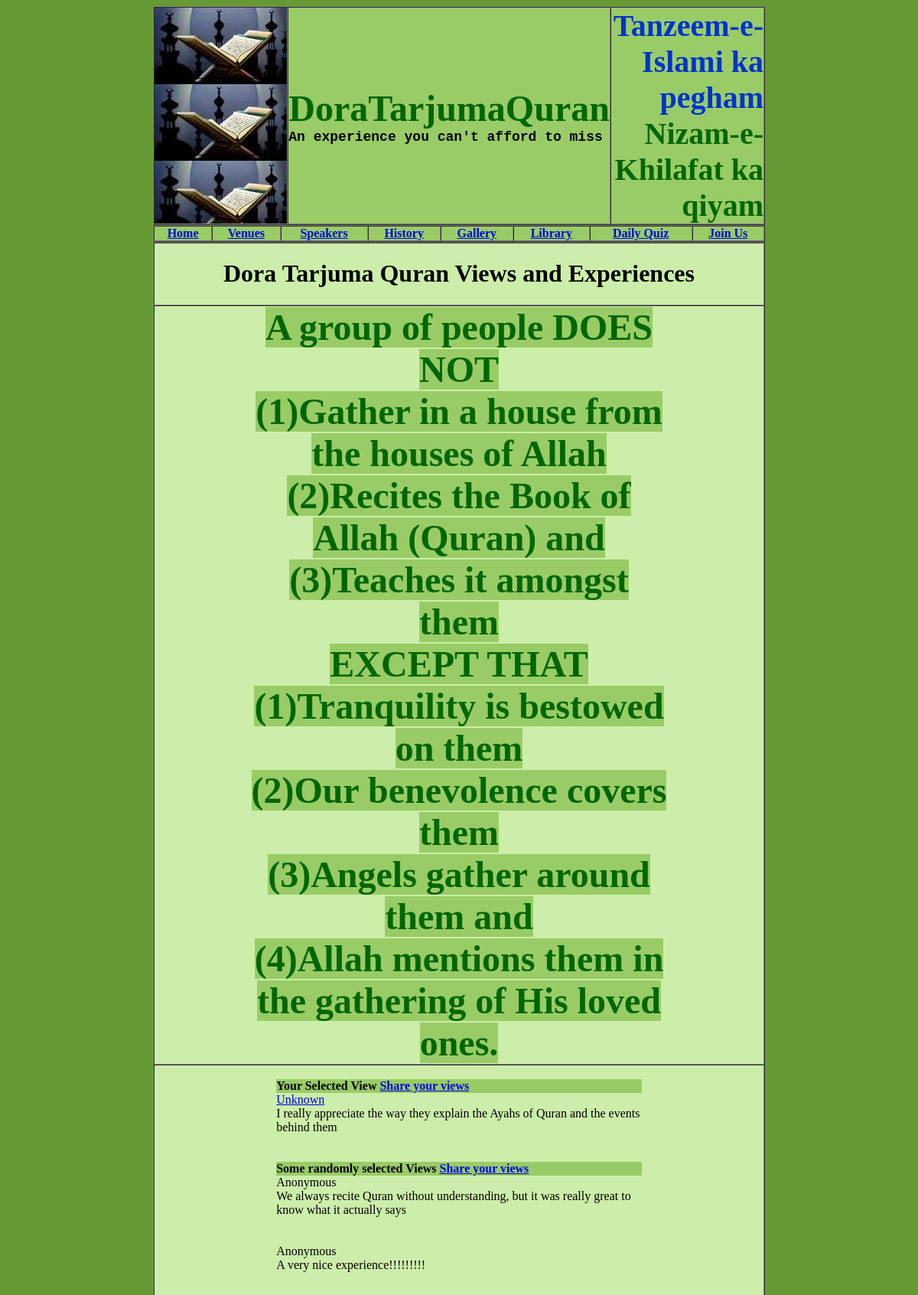
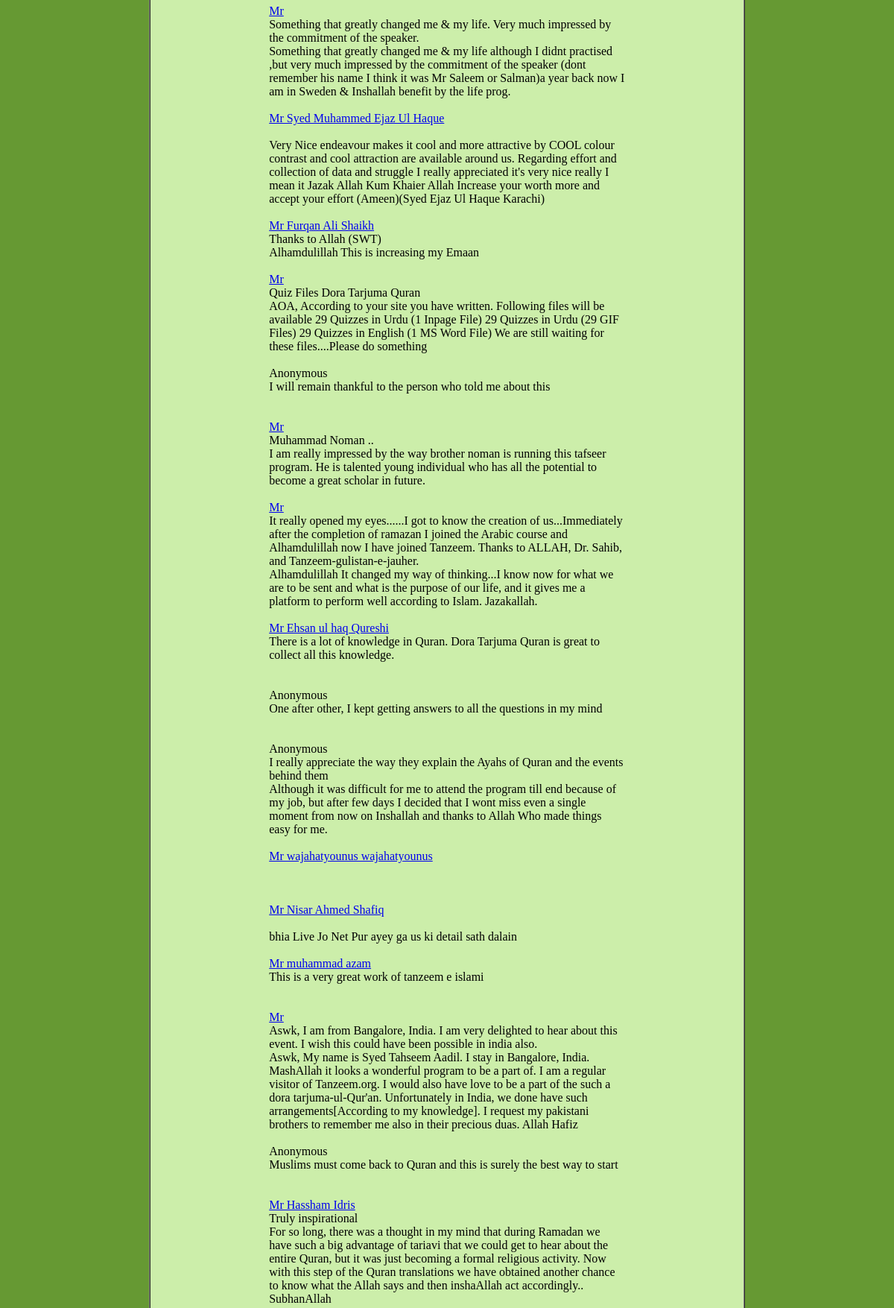
The page /views.php (upper part) on the database its author committed (2 pictures, top to bottom).
### tables this page shows
CREATE TABLE `programfeedback` (
  `ProgramFeedbackId` mediumint(8) unsigned NOT NULL auto_increment,
  `SubmitDateTime` datetime default NULL,
  `ProgramId` smallint(5) unsigned default NULL,
  `UserId` mediumint(8) unsigned default NULL,
  `InformationSourceId` smallint(2) unsigned default NULL,
  `Informer` smallint(2) unsigned default NULL,
  `NoOfPrograms` smallint(2) unsigned default NULL,
  `ReligiousImprovement` smallint(2) unsigned default NULL,
  `Regularity` smallint(2) unsigned default NULL,
  `Duration` smallint(2) unsigned default NULL,
  `NextYearIntention` smallint(2) unsigned default NULL,
  `InformAboutOtherPrograms` smallint(2) unsigned default NULL,
  `GiveTime` smallint(2) unsigned default NULL,
  `SomethingMissing` varchar(255) default NULL,
  `SomethingExtra` varchar(255) default NULL,
  `SuggestionForSpeaker` varchar(255) default NULL,
  `SuggestionForHafiz` varchar(255) default NULL,
  `SuggestionForManagement` varchar(255) default NULL,
  `ViewHeading` varchar(255) default NULL,
  `CompleteExperience` text,
  PRIMARY KEY  (`ProgramFeedbackId`)
);

### views.php (the view, shortened to what this page needs)
<?php require_once('Connections/connDoraTarjumaQuran.php'); ?>
<?php
if(isset($_GET['pfid']))$pfid=$_GET['pfid'];else $pfid=7;
mysqli_select_db($connDoraTarjumaQuran, $database_connDoraTarjumaQuran);
$query_rs_SelectedView = "SELECT u.UserId, CONCAT_ws(' ',Prefix, FirstName, LastName) FullName, pf.ViewHeading, pf.CompleteExperience FROM user u, programfeedback pf WHERE u.UserId=pf.UserId and ProgramFeedbackId=".$pfid;
$rs_SelectedView = mysqli_query($connDoraTarjumaQuran, $query_rs_SelectedView) or die(mysqli_error());
$row_rs_SelectedView = mysqli_fetch_assoc($rs_SelectedView);
mysqli_select_db($connDoraTarjumaQuran, $database_connDoraTarjumaQuran);
$query_rs_Views = "SELECT u.UserId, CONCAT_ws(' ',Prefix, FirstName, LastName) FullName, pf.ViewHeading, pf.CompleteExperience FROM user u, programfeedback pf WHERE u.UserId=pf.UserId order by rand() limit 100";
$rs_Views = mysqli_query($connDoraTarjumaQuran, $query_rs_Views) or die(mysqli_error());
$row_rs_Views = mysqli_fetch_assoc($rs_Views);
?>
<!DOCTYPE html PUBLIC "-//W3C//DTD XHTML 1.0 Transitional//EN" "http://www.w3.org/TR/xhtml1/DTD/xhtml1-transitional.dtd">
<html xmlns="http://www.w3.org/1999/xhtml">
<head>
<?php include("header.php"); ?>
</head><body bgcolor="#669933">
<table align="center" width="800" border="1" cellpadding="0" cellspacing="0" bgcolor="#CCEEAA">
<tr><th><h1 align="center">Dora Tarjuma Quran Views and Experiences</h1></th></tr>
<tr><td align="center" ><div align="center" style="width:70%">
  <span class="style23">A group of people DOES NOT<br />
  (1)Gather in a house from the houses of Allah<br />
  (2)Recites the Book of Allah (Quran) and<br />
  (3)Teaches it amongst them<br />
EXCEPT THAT<br />
  (1)Tranquility is bestowed on them<br />
  (2)Our benevolence covers them<br />
  (3)Angels gather around them and<br />
  (4)Allah mentions them in the gathering of His loved ones.</span><br  />
 </div></td></tr>
  <tr><td><br  />
<table border="0" align="center" cellpadding="0" bgcolor="#CCEEAA" cellspacing="0" width="60%">
  <tr>
    <th align="left"bgcolor="#99CC66">Your Selected View <a href="programfeedback.php">Share your views</a></th>
  </tr>
  <tr><td align="left"><?php if($row_rs_SelectedView['UserId'])echo '<a href="profile.php?uid='.$row_rs_SelectedView['UserId'].'">'.$row_rs_SelectedView['FullName'].'</a>';else echo 'Anonymous';?><br  /><?php echo $row_rs_SelectedView['ViewHeading'];?><br />
<?php echo $row_rs_Views['CompleteExperience']; ?><br /><br  /></td></tr>
 <tr>
    <th align="left"bgcolor="#99CC66">Some randomly selected Views <a href="programfeedback.php">Share your views</a><br /></th>
  </tr>
  <?php do { ?>
    <tr>
<td><?php if($row_rs_Views['UserId']!=116)echo '<a href="profile.php?uid='.$row_rs_Views['UserId'].'">'.$row_rs_Views['FullName'].'</a>';
else echo 'Anonymous';?><br  /><?php echo $row_rs_Views['ViewHeading'];?><br />
<?php echo $row_rs_Views['CompleteExperience']; ?><br  /><br  /></td></tr>
    <?php } while ($row_rs_Views = mysqli_fetch_assoc($rs_Views)); ?>
</table>
</td></tr></table></body>
<?php include("footer.php"); ?>
</html>

### header.php (style rules this page uses)
.style23 { font-family: "Times New Roman", Times, serif; font-size: 48px; color: #006600; font-weight: bold; letter-spacing: 0px; }

### rows shown on the page
programfeedback: ViewHeading "I really appreciate the way they explain the Ayahs of Quran and the events behind them", shows "Anonymous", CompleteExperience "Although it was difficult for me to attend the program till end because of my job, but after few days I decided that I wont miss even a single moment from now on Inshallah and thanks to Allah Who made things easy for me."
programfeedback: shows "Anonymous", ViewHeading "We always recite Quran without understanding, but it was really great to know what it actually says"
programfeedback: shows "Anonymous", ViewHeading "A very nice experience!!!!!!!!!"
programfeedback: FullName "Mr", ViewHeading "Something that greatly changed me & my life. Very much impressed by the commitment of the speaker.", CompleteExperience "Something that greatly changed me & my life although I didnt practised ,but very much impressed by the commitment of the speaker (dont remember his name I think it was Mr Saleem or Salman)a year back now I am in Sweden & Inshallah benefit by the life prog."
programfeedback: FullName "Mr Syed Muhammed Ejaz Ul Haque", CompleteExperience "Very Nice endeavour makes it cool and more attractive by COOL colour contrast and cool attraction are available around us. Regarding effort and collection of data and struggle I really appreciated it's very nice really I mean it Jazak Allah Kum Khaier Allah Increase your worth more and accept your effort (Ameen)(Syed Ejaz Ul Haque Karachi)"
programfeedback: FullName "Mr Furqan Ali Shaikh", ViewHeading "Thanks to Allah (SWT)", CompleteExperience "Alhamdulillah This is increasing my Emaan"
programfeedback: FullName "Mr", ViewHeading "Quiz Files Dora Tarjuma Quran", CompleteExperience "AOA, According to your site you have written. Following files will be available 29 Quizzes in Urdu (1 Inpage File) 29 Quizzes in Urdu (29 GIF Files) 29 Quizzes in English (1 MS Word File) We are still waiting for these files....Please do something"
programfeedback: shows "Anonymous", ViewHeading "I will remain thankful to the person who told me about this"
programfeedback: FullName "Mr", ViewHeading "Muhammad Noman ..", CompleteExperience "I am really impressed by the way brother noman is running this tafseer program. He is talented young individual who has all the potential to become a great scholar in future."
programfeedback: FullName "Mr", ViewHeading "It really opened my eyes......I got to know the creation of us...Immediately after the completion of ramazan I joined the Arabic course and Alhamdulillah now I have joined Tanzeem. Thanks to ALLAH, Dr. Sahib, and Tanzeem-gulistan-e-jauher.", CompleteExperience "Alhamdulillah It changed my way of thinking...I know now for what we are to be sent and what is the purpose of our life, and it gives me a platform to perform well according to Islam. Jazakallah."
programfeedback: FullName "Mr Ehsan ul haq Qureshi", ViewHeading "There is a lot of knowledge in Quran. Dora Tarjuma Quran is great to collect all this knowledge."
programfeedback: shows "Anonymous", ViewHeading "One after other, I kept getting answers to all the questions in my mind"
programfeedback: FullName "Mr wajahatyounus wajahatyounus"
programfeedback: FullName "Mr Nisar Ahmed Shafiq", CompleteExperience "bhia Live Jo Net Pur ayey ga us ki detail sath dalain"
programfeedback: FullName "Mr muhammad azam", ViewHeading "This is a very great work of tanzeem e islami"
programfeedback: FullName "Mr", ViewHeading "Aswk, I am from Bangalore, India. I am very delighted to hear about this event. I wish this could have been possible in india also.", CompleteExperience "Aswk, My name is Syed Tahseem Aadil. I stay in Bangalore, India. MashAllah it looks a wonderful program to be a part of. I am a regular visitor of Tanzeem.org. I would also have love to be a part of the such a dora tarjuma-ul-Qur'an. Unfortunately in India, we done have such arrangements[According to my knowledge]. I request my pakistani brothers to remember me also in their precious duas. Allah Hafiz"
programfeedback: shows "Anonymous", ViewHeading "Muslims must come back to Quran and this is surely the best way to start"
programfeedback: FullName "Mr Hassham Idris", ViewHeading "Truly inspirational", CompleteExperience "For so long, there was a thought in my mind that during Ramadan we have such a big advantage of tariavi that we could get to hear about the entire Quran, but it was just becoming a formal religious activity. Now with this step of the Quran translations we have obtained another chance to know what the Allah says and then inshaAllah act accordingly.. SubhanAllah"

### other values the page prints
$row_rs_SelectedView['FullName'] "Unknown"
